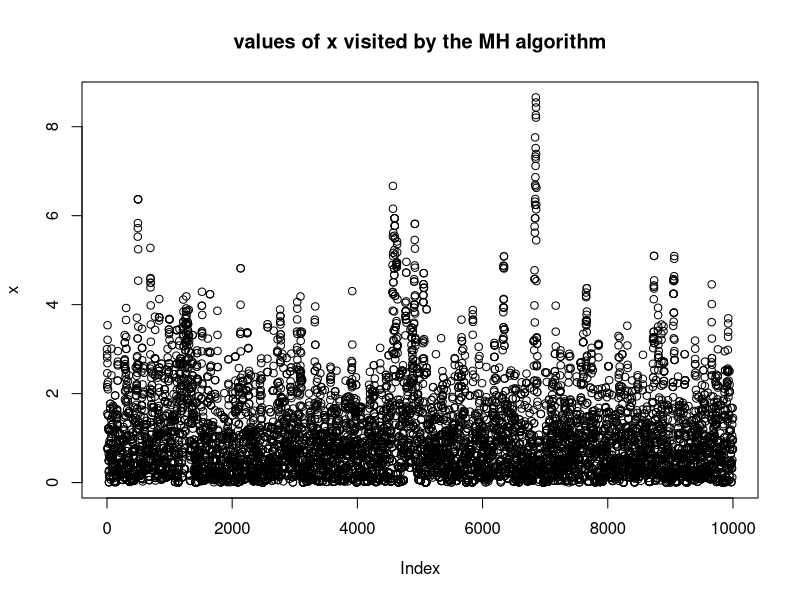
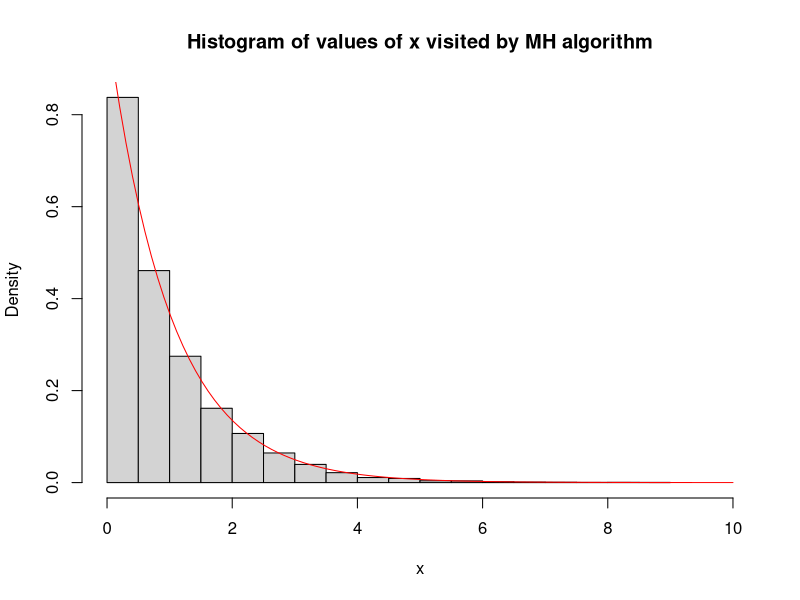

These figures' R source, in order:
## ---- chunk 1
knitr::opts_chunk$set(echo = TRUE)
## ---- chunk 2
target = function(x){
  return(ifelse(x<0,0,exp(-x)))
}
## ---- chunk 3
x = rep(0,10000)
x[1] = 3     #initialize; I've set arbitrarily set this to 3
for(i in 2:10000){
  current_x = x[i-1]
  proposed_x = current_x + rnorm(1,mean=0,sd=1)
  A = target(proposed_x)/target(current_x) 
  if(runif(1)<A){
    x[i] = proposed_x       # accept move with probabily min(1,A)
  } else {
    x[i] = current_x        # otherwise "reject" move, and stay where we are
  }
}
## ---- chunk 4
plot(x,main="values of x visited by the MH algorithm")
## ---- chunk 5
hist(x,xlim=c(0,10),probability = TRUE, main="Histogram of values of x visited by MH algorithm")
xx = seq(0,10,length=100)
lines(xx,target(xx),col="red")
